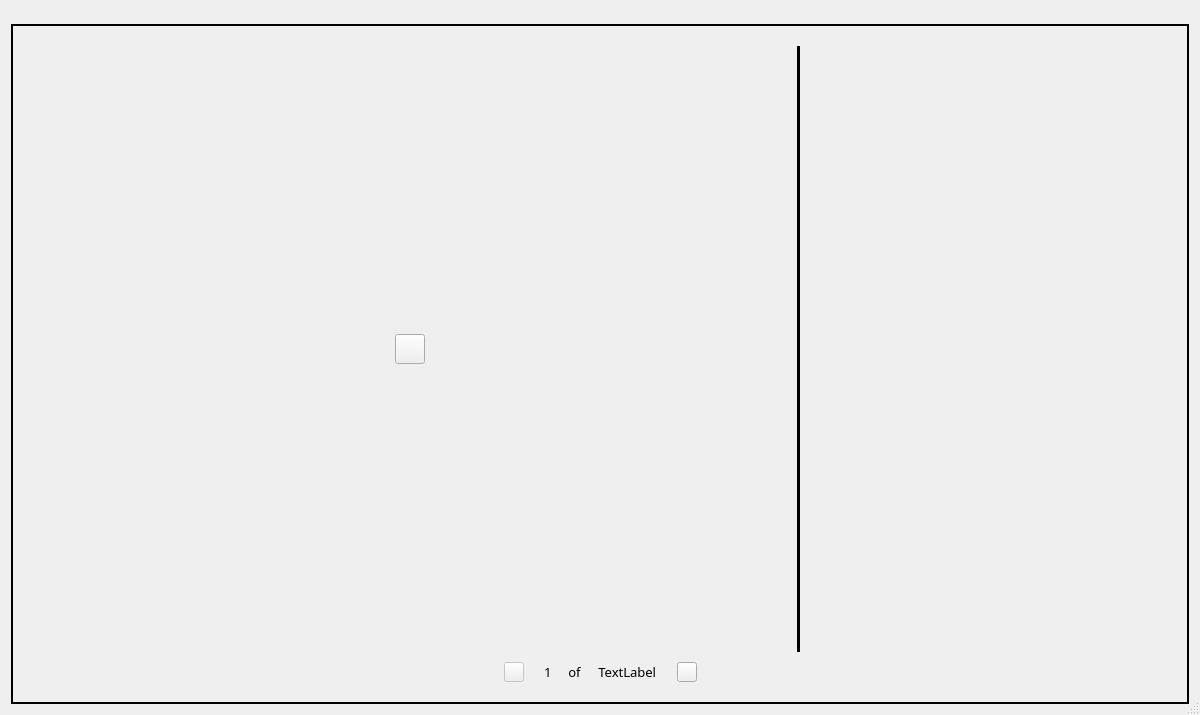
<?xml version="1.0" encoding="UTF-8"?>
<ui version="4.0">
 <class>ProductResultTable</class>
 <widget class="QDialog" name="ProductResultTable">
  <property name="geometry">
   <rect>
    <x>0</x>
    <y>0</y>
    <width>1200</width>
    <height>715</height>
   </rect>
  </property>
  <property name="windowTitle">
   <string>Dialog</string>
  </property>
  <property name="sizeGripEnabled">
   <bool>true</bool>
  </property>
  <layout class="QGridLayout" name="gridLayout_7">
   <item row="0" column="0">
    <layout class="QHBoxLayout" name="ui_toolLayout">
     <property name="spacing">
      <number>10</number>
     </property>
    </layout>
   </item>
   <item row="1" column="0">
    <spacer name="verticalSpacer">
     <property name="orientation">
      <enum>Qt::Vertical</enum>
     </property>
     <property name="sizeType">
      <enum>QSizePolicy::Fixed</enum>
     </property>
     <property name="sizeHint" stdset="0">
      <size>
       <width>1157</width>
       <height>13</height>
      </size>
     </property>
    </spacer>
   </item>
   <item row="2" column="0">
    <widget class="QFrame" name="frame_2">
     <property name="styleSheet">
      <string notr="true">#frame_2 {
	border: 1.5px solid #000000;}

	</string>
     </property>
     <property name="frameShape">
      <enum>QFrame::StyledPanel</enum>
     </property>
     <property name="frameShadow">
      <enum>QFrame::Raised</enum>
     </property>
     <layout class="QGridLayout" name="gridLayout_5">
      <property name="horizontalSpacing">
       <number>15</number>
      </property>
      <property name="verticalSpacing">
       <number>10</number>
      </property>
      <property name="margin">
       <number>20</number>
      </property>
      <item row="0" column="0">
       <layout class="QGridLayout" name="gridLayout_6">
        <property name="spacing">
         <number>10</number>
        </property>
        <item row="0" column="0">
         <layout class="QGridLayout" name="gridLayout_2">
          <property name="spacing">
           <number>10</number>
          </property>
          <item row="1" column="2">
           <widget class="QToolButton" name="ui_hideButton">
            <property name="minimumSize">
             <size>
              <width>30</width>
              <height>30</height>
             </size>
            </property>
            <property name="maximumSize">
             <size>
              <width>30</width>
              <height>30</height>
             </size>
            </property>
            <property name="styleSheet">
             <string notr="true"/>
            </property>
            <property name="text">
             <string/>
            </property>
           </widget>
          </item>
          <item row="2" column="2">
           <spacer name="verticalSpacer_4">
            <property name="orientation">
             <enum>Qt::Vertical</enum>
            </property>
            <property name="sizeHint" stdset="0">
             <size>
              <width>20</width>
              <height>28</height>
             </size>
            </property>
           </spacer>
          </item>
          <item row="0" column="0" rowspan="3">
           <layout class="QVBoxLayout" name="ui_resultTableLayout">
            <property name="spacing">
             <number>10</number>
            </property>
            <property name="sizeConstraint">
             <enum>QLayout::SetDefaultConstraint</enum>
            </property>
           </layout>
          </item>
          <item row="0" column="3" rowspan="3">
           <spacer name="horizontalSpacer_11">
            <property name="orientation">
             <enum>Qt::Horizontal</enum>
            </property>
            <property name="sizeType">
             <enum>QSizePolicy::Fixed</enum>
            </property>
            <property name="sizeHint" stdset="0">
             <size>
              <width>5</width>
              <height>20</height>
             </size>
            </property>
           </spacer>
          </item>
          <item row="0" column="7" rowspan="3">
           <layout class="QVBoxLayout" name="ui_3DDesignsLayout">
            <property name="spacing">
             <number>10</number>
            </property>
            <property name="sizeConstraint">
             <enum>QLayout::SetMinimumSize</enum>
            </property>
           </layout>
          </item>
          <item row="0" column="2">
           <spacer name="verticalSpacer_5">
            <property name="orientation">
             <enum>Qt::Vertical</enum>
            </property>
            <property name="sizeHint" stdset="0">
             <size>
              <width>20</width>
              <height>18</height>
             </size>
            </property>
           </spacer>
          </item>
          <item row="1" column="5">
           <spacer name="horizontalSpacer_15">
            <property name="orientation">
             <enum>Qt::Horizontal</enum>
            </property>
            <property name="sizeType">
             <enum>QSizePolicy::Fixed</enum>
            </property>
            <property name="sizeHint" stdset="0">
             <size>
              <width>10</width>
              <height>10</height>
             </size>
            </property>
           </spacer>
          </item>
          <item row="0" column="4" rowspan="3">
           <widget class="Line" name="ui_verticalLine_2">
            <property name="styleSheet">
             <string notr="true">background-color: rgb(0, 0, 0);</string>
            </property>
            <property name="orientation">
             <enum>Qt::Vertical</enum>
            </property>
           </widget>
          </item>
          <item row="0" column="1" rowspan="3">
           <spacer name="horizontalSpacer_12">
            <property name="orientation">
             <enum>Qt::Horizontal</enum>
            </property>
            <property name="sizeType">
             <enum>QSizePolicy::Fixed</enum>
            </property>
            <property name="sizeHint" stdset="0">
             <size>
              <width>5</width>
              <height>20</height>
             </size>
            </property>
           </spacer>
          </item>
         </layout>
        </item>
        <item row="1" column="0">
         <layout class="QHBoxLayout" name="horizontalLayout_4">
          <property name="spacing">
           <number>10</number>
          </property>
          <item>
           <spacer name="horizontalSpacer_16">
            <property name="orientation">
             <enum>Qt::Horizontal</enum>
            </property>
            <property name="sizeHint" stdset="0">
             <size>
              <width>40</width>
              <height>20</height>
             </size>
            </property>
           </spacer>
          </item>
          <item>
           <widget class="QToolButton" name="previousButton">
            <property name="enabled">
             <bool>false</bool>
            </property>
            <property name="minimumSize">
             <size>
              <width>20</width>
              <height>20</height>
             </size>
            </property>
            <property name="maximumSize">
             <size>
              <width>20</width>
              <height>20</height>
             </size>
            </property>
            <property name="styleSheet">
             <string notr="true">
                                                #previousButton
                                                {
                                                qproperty-icon: none;
                                                image: url(:/CLOVise/FlexPLM/Images/previous_none.svg);
                                                }
                                                #previousButton:hover
                                                {
                                                image: url(:/CLOVise/FlexPLM/Images/previous_over.svg);
                                                }
                                            </string>
            </property>
            <property name="text">
             <string/>
            </property>
            <property name="iconSize">
             <size>
              <width>18</width>
              <height>18</height>
             </size>
            </property>
           </widget>
          </item>
          <item>
           <spacer name="horizontalSpacer_17">
            <property name="orientation">
             <enum>Qt::Horizontal</enum>
            </property>
            <property name="sizeType">
             <enum>QSizePolicy::Fixed</enum>
            </property>
            <property name="sizeHint" stdset="0">
             <size>
              <width>10</width>
              <height>20</height>
             </size>
            </property>
           </spacer>
          </item>
          <item>
           <widget class="QLabel" name="currPageLabel">
            <property name="font">
             <font>
              <family>ArialMT</family>
              <pointsize>10</pointsize>
              <weight>50</weight>
              <bold>false</bold>
             </font>
            </property>
            <property name="text">
             <string>1 </string>
            </property>
           </widget>
          </item>
          <item>
           <widget class="QLabel" name="label">
            <property name="font">
             <font>
              <family>ArialMT</family>
              <pointsize>10</pointsize>
              <weight>50</weight>
              <bold>false</bold>
             </font>
            </property>
            <property name="text">
             <string> of </string>
            </property>
           </widget>
          </item>
          <item>
           <widget class="QLabel" name="totalPageLabel">
            <property name="font">
             <font>
              <family>ArialMT</family>
              <pointsize>10</pointsize>
              <weight>50</weight>
              <bold>false</bold>
             </font>
            </property>
            <property name="text">
             <string> TextLabel</string>
            </property>
           </widget>
          </item>
          <item>
           <spacer name="horizontalSpacer_18">
            <property name="orientation">
             <enum>Qt::Horizontal</enum>
            </property>
            <property name="sizeType">
             <enum>QSizePolicy::Fixed</enum>
            </property>
            <property name="sizeHint" stdset="0">
             <size>
              <width>10</width>
              <height>20</height>
             </size>
            </property>
           </spacer>
          </item>
          <item>
           <widget class="QToolButton" name="nextButton">
            <property name="minimumSize">
             <size>
              <width>20</width>
              <height>20</height>
             </size>
            </property>
            <property name="maximumSize">
             <size>
              <width>20</width>
              <height>20</height>
             </size>
            </property>
            <property name="styleSheet">
             <string notr="true">
                                                #nextButton
                                                {
                                                qproperty-icon: none;
                                                image: url(:/CLOVise/FlexPLM/Images/next_none.svg);
                                                }
                                                #nextButton:hover
                                                {
                                                image: url(:/CLOVise/FlexPLM/Images/next_over.svg);
                                                }
                                            </string>
            </property>
            <property name="text">
             <string/>
            </property>
            <property name="iconSize">
             <size>
              <width>18</width>
              <height>18</height>
             </size>
            </property>
           </widget>
          </item>
          <item>
           <spacer name="horizontalSpacer_19">
            <property name="orientation">
             <enum>Qt::Horizontal</enum>
            </property>
            <property name="sizeHint" stdset="0">
             <size>
              <width>40</width>
              <height>20</height>
             </size>
            </property>
           </spacer>
          </item>
         </layout>
        </item>
       </layout>
      </item>
     </layout>
    </widget>
   </item>
   <item row="3" column="0">
    <layout class="QHBoxLayout" name="ui_buttonLayout">
     <property name="spacing">
      <number>10</number>
     </property>
    </layout>
   </item>
  </layout>
 </widget>
 <resources>
  <include location="../../../../PLMResource.qrc"/>
 </resources>
 <connections/>
</ui>
